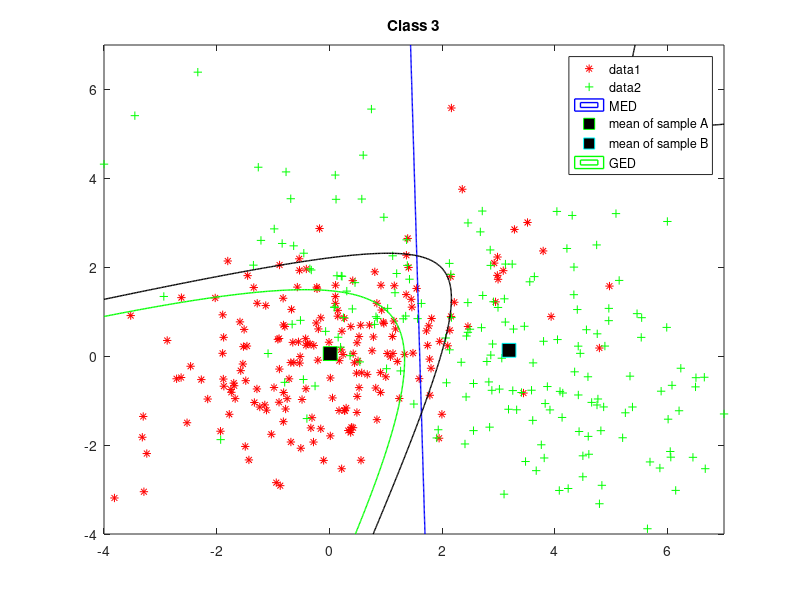

Source code (MATLAB):
%% SYDE 675 LAB_1
clear all; close all; clc;

%% class 3
muAClass1 = [0,0];
sigmaAClass1 = [3,1; 1,2];
muBClass1 = [3,0];
sigmaBClass1 = [7,-3; -3,4];

%% load data
rAClass1 = mvnrnd(muAClass1, sigmaAClass1, 200);
rBClass1 = mvnrnd(muBClass1, sigmaBClass1, 200);
h = figure
plot(rAClass1(:,1),rAClass1(:,2),'r*');
hold on
plot(rBClass1(:,1),rBClass1(:,2),'g+');
title('Class 3');

%% MED
meanClass1A = mean(rAClass1)
meanClass1B = mean(rBClass1)
u = linspace(-4, 7, 400);
v = linspace(-4, 7, 400);
z = zeros(length(u), length(v));
for i = 1:length(u)
        for j = 1:length(v)
            z(i,j) = ((u(i)- meanClass1A(1))^2 + (v(j)- meanClass1A(2))^2)...
                - ((u(i)- meanClass1B(1))^2 + (v(j)- meanClass1B(2))^2);
        end
end
z = z';
contour(u,v,z,[0, 0], 'LineWidth', 1,'LineColor','b','DisplayName','MED');

plot(meanClass1A(1),meanClass1A(2),'gs','MarkerSize',10,'MarkerFaceColor',...
    [0,0,0],...
    'DisplayName','mean of sample A');
plot(meanClass1B(1),meanClass1B(2),'cs','MarkerSize',10,'MarkerFaceColor',...
    [0,0,0],...
    'DisplayName','mean of sample B');

%% GED
u1 = linspace(-4, 7, 400);
v1 = linspace(-4, 7, 400);
valClass1A = cov(rAClass1)
valClass1B = cov(rBClass1)
z1 = zeros(length(u1), length(v1));
for i = 1:length(u1)
     for j = 1:length(v1)
         z1(i,j) = ([u1(i) v1(j)]- meanClass1A)*inv(valClass1A)*([u1(i) v1(j)]...
             - meanClass1A)'- ([u1(i) v1(j)]- meanClass1B)*inv(valClass1B)...
             *([u1(i) v1(j)]- meanClass1B)';

     end
end
z1 = z1';
contour(u1,v1,z1,[0, 0], 'LineWidth', 1,'LineColor','g','DisplayName','GED');
legend('show');

%% MAP

u2 = linspace(-4, 7, 400);
v2 = linspace(-4, 7, 400);
z2 = zeros(length(u2), length(v2));
for i = 1:length(u2)
     for j = 1:length(v2)
         z2(i,j) = 1/(2*pi*(abs(det(sigmaAClass1)))^0.5)*exp(-0.5*([u2(i) v2(j)]...
             - muAClass1)*inv(sigmaAClass1)*([u2(i) v2(j)]- muAClass1)')...
             - 1/(2*pi*(abs(det(sigmaBClass1)))^0.5)*exp(-0.5*([u2(i) v2(j)] ...
             - muBClass1)*inv(sigmaBClass1)*([u2(i) v2(j)]- muBClass1)');
     end
end
z2 = z2';
contour(u2,v2,z2,[0, 0], 'LineWidth', 1,'LineColor','k','DisplayName','MAP');
legend('show');



saveas(h,'class3.png');
